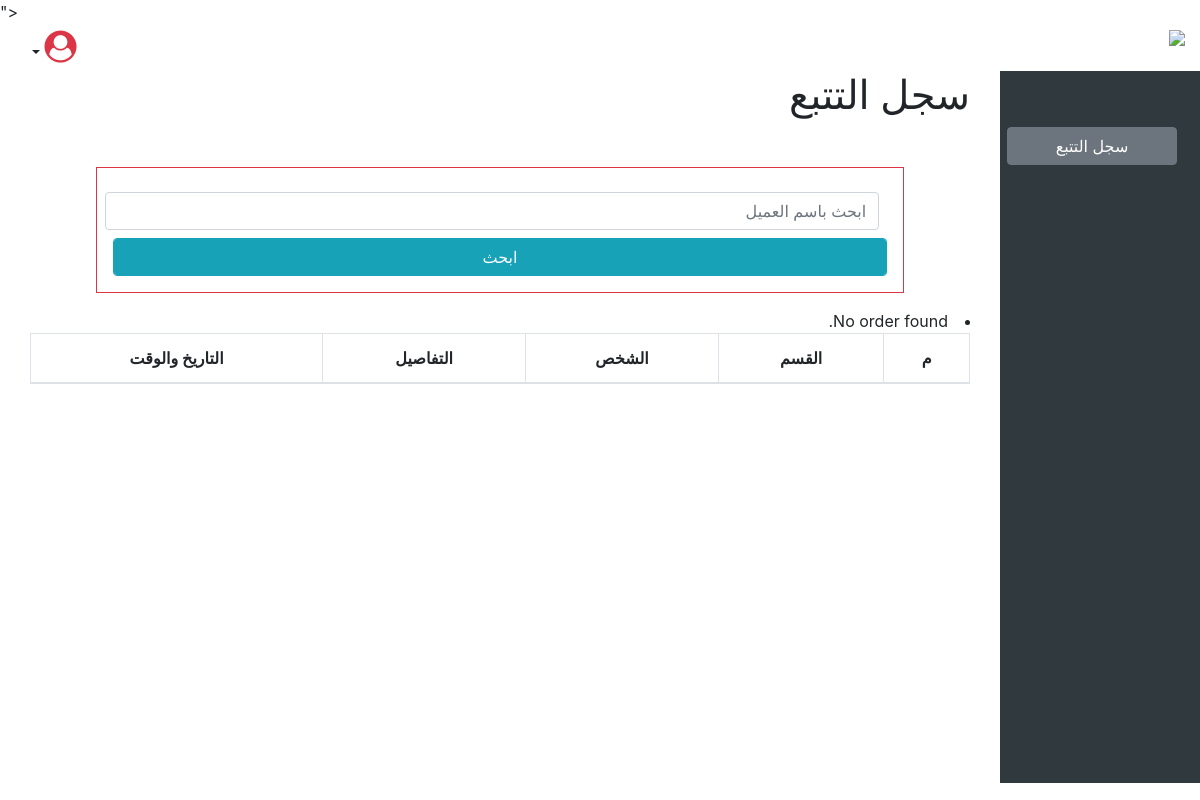
Before: /track/TrackListView/ (signed in) with the older database file.
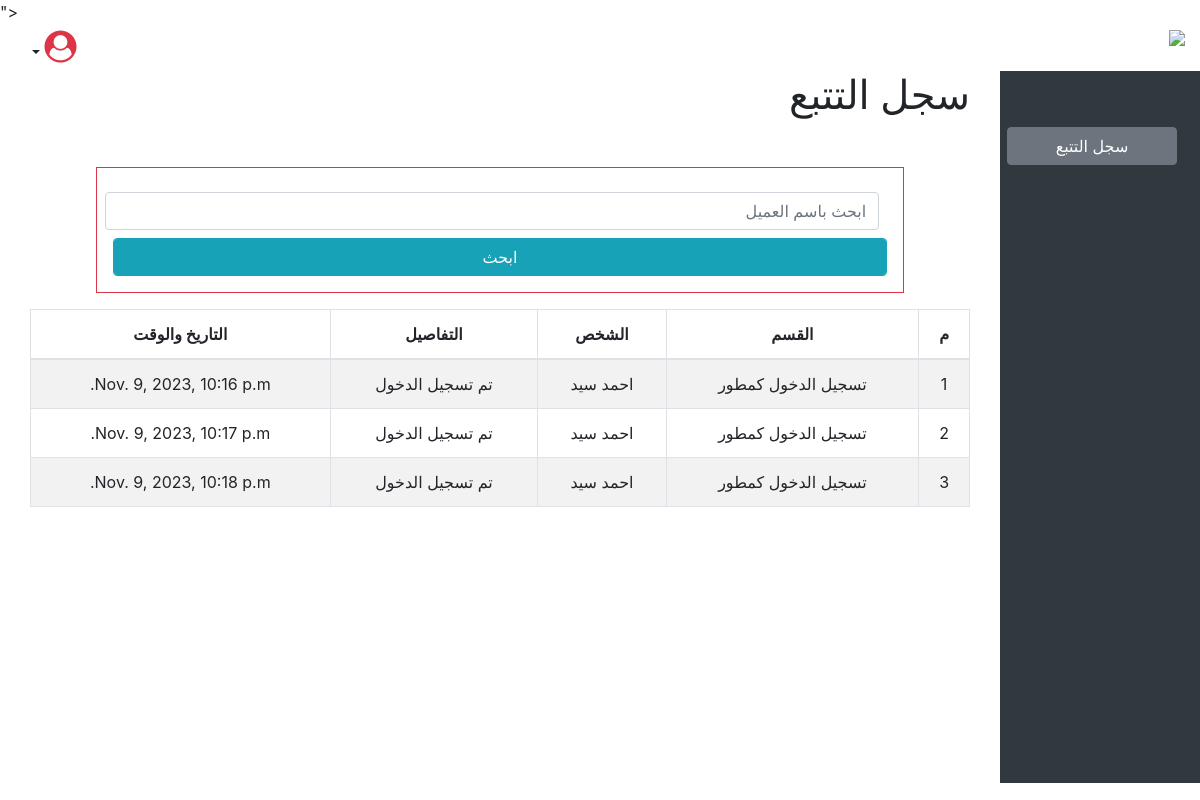
After: the same page with the newer database file.
### track/models.py (models this page shows)
class TimeStampMixin(models.Model):
    is_deleted      = models.BooleanField (default=False, db_index=True)
    created_at      = models.DateTimeField(auto_now_add=True,null=True)
    updated_at      = models.DateTimeField(auto_now=True,null=True)

class Track(TimeStampMixin, models.Model):
    depart =  models.CharField(max_length=50, null=True, blank=True, default="ادخال البيانات") # القسم
    person  = models.CharField(max_length=50, null=True, blank=True)
    details = models.TextField(max_length=350,null=True, blank=True)

class TimeStampMixin(models.Model):
    is_deleted      = models.BooleanField (default=False, db_index=True)
    created_at      = models.DateTimeField(auto_now_add=True,null=True)
    updated_at      = models.DateTimeField(auto_now=True,null=True)

### track/views.py (the view)
# urls.py: path('TrackListView/', TrackListView.as_view()),
class TrackListView(LoginRequiredMixin, ListView):
    model = Track
    template_name = 'track/track_list.html'
    context_object_name = 'records'
    def get_queryset(self):
        queryset = super().get_queryset()
        search_query = self.request.GET.get('q')
        if search_query:
            queryset = queryset.filter(
                Q(person__icontains=search_query) | Q(depart__icontains=search_query)
            )
        return queryset

### track/templates/track/track_list.html (shortened to what this page needs)
{% extends "./index.html" %}
{% block content %}
<div class="container-fluid">
    <h1>سجل التتبع</h1>
    <div class="row mt-5 mb-3">
        <div class="col-10 m-auto border border-danger p-3 text-center">
            <form class="form" action="#" method="GET">
                <div class="">
                    <input name="q" class="form-control m-2" placeholder="ابحث باسم العميل">
                    <input type="submit" class="form-control btn btn-info" value="ابحث">
                </div>
            </form>
        </div>
    </div>
    <div class="row">
        <div class="col-12 m-auto">
            <table class="table text-center table-striped w-100 table-hover table-bordered text-center" id="tblData" style="">
                <thead>
                    <th>م</th>
                    <th>القسم</th>
                    <th>الشخص</th>
                    <th>التفاصيل</th>
                    <th>التاريخ والوقت</th>
                </thead>
                <tbody>
                    {% for record in records %}
                        <tr>
                            <td>{{record.id}}</td>
                            <td>{{record.depart}}</td>
                            <td>{{record.person}}</td>
                            <td>{{record.details}}</td>
                            <td>{{record.created_at}}</td>
                        </tr>
                    {% empty %}
                        <li>No order found.</li>
                    {% endfor %}
                </tbody>
            </table>
        </div>
    </div>
</div>
{% endblock %}

### track/templates/track/index.html (shortened to what this page needs)
<!DOCTYPE html>
<html lang="ar">
<head>
  {% load static %}
  <link rel="stylesheet" href="https://cdnjs.cloudflare.com/ajax/libs/font-awesome/4.7.0/css/font-awesome.css">
  <link rel="stylesheet" href="https://stackpath.bootstrapcdn.com/bootstrap/4.4.1/css/bootstrap.min.css">
  <link rel="stylesheet" href="https://stackpath.bootstrapcdn.com/bootstrap/4.4.1/css/bootstrap.min.css">
  <link rel="stylesheet" href="https://cdnjs.cloudflare.com/ajax/libs/chosen/1.8.7/chosen.css"/>
  <link rel="stylesheet" href="<link rel="stylesheet" href="https://cdnjs.cloudflare.com/ajax/libs/limonte-sweetalert2/11.7.27/sweetalert2.css" />">
</head>
{% load bootstrap4 %}
{% load crispy_forms_tags %}
<body>
	<div class="container-fluid text-right" dir="rtl">
	    <div class="row">
	        <div class="col-12">
	            <div class="float-right">
	                <img class="w-100" src="https://drive.google.com/uc?id=1ocKY9NAlM4rVEtlr7D8OaJN3s48UbiNe" >
	            </div>
	            <div class="float-left">
	                <div class="dropdown">
                        <button class="btn dropdown-toggle" style="" type="button" id="dropdownMenuButton" data-toggle="dropdown" aria-haspopup="true" aria-expanded="false">
                        <i class="fa fa-user-circle fa-2x text-danger" aria-hidden="true"></i>
                        </button>
                    </div>
	            </div>
	        </div>
	    </div>
    	<div class="row" style="height:89vh">
    	    <div class="col-2 pt-5 text-white" style="background-color:#30393D">
                <a href="/track/TrackListView" class="">
                    <button class="btn btn-secondary w-100 m-2  btn-custom">سجل التتبع</button>
                </a>
    	    </div>
    	    <div class="col-10">
                {% block content %}{% endblock %}
    	    </div>
    	</div>
	</div>
</body>
</html>

Changed rows visible on the page:
added Track: id "1", depart "تسجيل الدخول كمطور", person "احمد سيد", details "تم تسجيل الدخول", created_at "Nov. 9, 2023, 10:16 p.m."
added Track: id "2", depart "تسجيل الدخول كمطور", person "احمد سيد", details "تم تسجيل الدخول", created_at "Nov. 9, 2023, 10:17 p.m."
added Track: id "3", depart "تسجيل الدخول كمطور", person "احمد سيد", details "تم تسجيل الدخول", created_at "Nov. 9, 2023, 10:18 p.m."
Other visible differences:
text no longer shown: "No order found."
